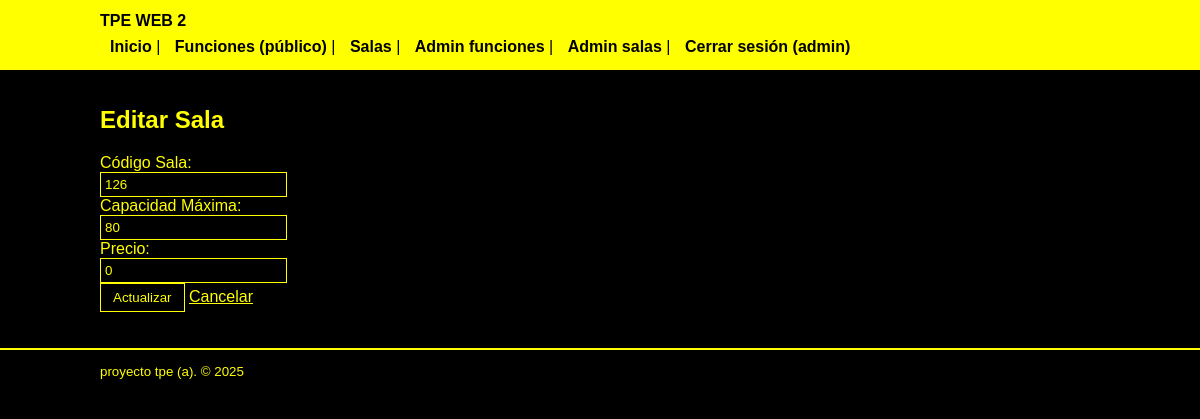
The app's page /tpe_web_2/tpe2/admin_sala_edit/6 (signed in) with its own data.
### tables this page shows
CREATE TABLE `salas` (
  `id` int(11) NOT NULL,
  `codigo_sala` int(11) NOT NULL,
  `cantidad_max_personas` int(11) NOT NULL,
  `precio` int(11) NOT NULL
);

### tpe_web_2/tpe2/app/views/sala_view.php (called while the page is built, shortened)
<?php
class SalaView {
    public function showSalaForm($sala, $user, $error = null) {
        require_once './app/views/layout/header.phtml';
        require_once './app/views/sala_form.phtml';
        require_once './app/views/layout/footer.phtml';
    }
}

### tpe_web_2/tpe2/app/controllers/sala_controller.php (called while the page is built, shortened)
<?php
require_once __DIR__ . '/../models/sala_model.php';
require_once __DIR__ . '/../views/sala_view.php';
class SalaController {
    private $model;
    private $view;
    public function __construct() {
        $this->model = new SalaModel();
        $this->view = new SalaView();
    }
    public function showEditSala($request) {
        $sala = $this->model->getById($request->id);
        $this->view->showSalaForm($sala, $request->user);
    }
}

### tpe_web_2/tpe2/app/models/sala_model.php (called while the page is built, shortened)
<?php
class SalaModel {
    private $db;
    public function __construct() {
        $this->db = new PDO(
            "mysql:host=".MYSQL_HOST.";dbname=".MYSQL_DB.";charset=utf8mb4",
            MYSQL_USER,
            MYSQL_PASS,
            [
                PDO::ATTR_ERRMODE => PDO::ERRMODE_EXCEPTION,
                PDO::ATTR_DEFAULT_FETCH_MODE => PDO::FETCH_OBJ,
            ]
        );
    }
    public function getById($id) {
        $stmt = $this->db->prepare("SELECT * FROM salas WHERE id = ?");
        $stmt->execute([$id]);
        return $stmt->fetch(PDO::FETCH_OBJ);
    }
}

### tpe_web_2/tpe2/app/views/sala_form.phtml (the view, shortened to what this page needs)
<?php
$isEdit = isset($sala) && !empty($sala);
$actionUrl = $isEdit ? BASE_URL . "admin_sala_edit/" . $sala->id : BASE_URL . "admin_sala_add";
?>
<h2><?php echo $isEdit ? "Editar Sala" : "Agregar Sala"; ?></h2>
<form action="<?php echo $actionUrl; ?>" method="POST">
    <div>
        <label>Código Sala:</label><br/>
        <input type="number" name="codigo_sala" required value="<?php echo $isEdit ? htmlspecialchars($sala->codigo_sala) : ''; ?>">
    </div>
    <div>
        <label>Capacidad Máxima:</label><br/>
        <input type="number" name="cantidad_max_personas" required value="<?php echo $isEdit ? htmlspecialchars($sala->cantidad_max_personas) : ''; ?>">
    </div>
    <div>
        <label>Precio:</label><br/>
        <input type="number" name="precio" value="<?php echo $isEdit ? htmlspecialchars($sala->precio) : '0'; ?>">
    </div>
    <div>
        <button type="submit"><?php echo $isEdit ? "Actualizar" : "Crear"; ?></button>
        <a href="<?php echo BASE_URL; ?>admin_salas">Cancelar</a>
    </div>
</form>

### tpe_web_2/tpe2/app/views/layout/header.phtml (style rules this page uses)
body { font-family: Arial, Helvetica, sans-serif; margin: 0; padding: 0; background-color: #000000; color: #ffff00; }
a { color: #ffff00; }
input, select, textarea { background-color: #000000; color: #ffff00; border: 1px solid #ffff00; padding: 4px; }
button { background-color: #000000; color: #ffff00; border: 1px solid #ffff00; padding: 6px 12px; cursor: pointer; }

### records on screen
salas: codigo_sala "126", cantidad_max_personas "80", precio "0"

### other values on screen
$user->username "admin"
